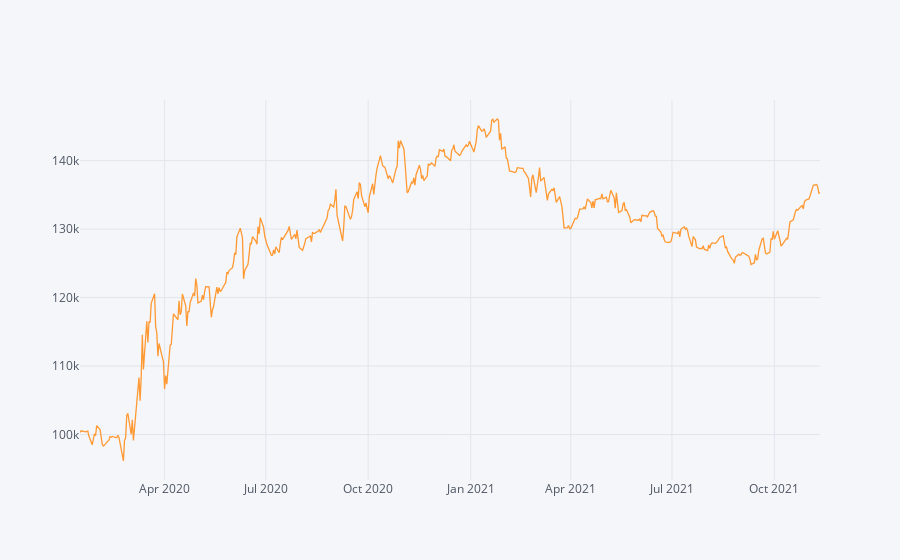

Source (notebook cell):
### Code cell
#Todo:
r_df = results["result_df"]
# Calculate the Absolute Return of our trend-following trading strategy
absolute_return_tf = (r_df['account_val'].iloc[-1]-starting_capital)/starting_capital
print(f"Absolute_return_tf: % {np.round(absolute_return_tf,2)*100}")

# Calculate the CAGR or our trend-following trading strategy
CAGR_tf = ((r_df['account_val'].iloc[-1]/starting_capital)**(252/len(df)))-1
print(f"CAGR_tf: %{np.round(CAGR_tf,2)*100}")

# Calculate the IR (Sharpe without RF-rate) of our trend-following trading strategy
information_ratio_tf = r_df.account_val.pct_change().mean()/r_df.account_val.pct_change().std()
print(f"information_ratio_tf: {np.round(information_ratio_tf,4)}")
#Plot the equity curve (hint: use 'account_val')
r_df.account_val.iplot()

### Figure 1 — Plotly figure (JSON) as saved in the notebook; plotly's stock layout.template omitted (floating-point values rounded to 4 significant figures; data arrays with more than 128 entries replaced by an {"elided": "..."} marker saying what was removed)
{"data": [{"line": {"color": "rgba(255, 153, 51, 1.0)", "dash": "solid", "shape": "linear", "width": 1.3}, "mode": "lines", "name": "account_val", "text": "", "type": "scatter", "x": {"elided": "461 str values"}, "y": {"elided": "461 float values"}}], "layout": {"autosize": true, "legend": {"bgcolor": "#F5F6F9", "font": {"color": "#4D5663"}}, "paper_bgcolor": "#F5F6F9", "plot_bgcolor": "#F5F6F9", "title": {"font": {"color": "#4D5663"}}, "xaxis": {"autorange": true, "gridcolor": "#E1E5ED", "range": ["2020-01-16", "2021-11-11"], "showgrid": true, "tickfont": {"color": "#4D5663"}, "title": {"font": {"color": "#4D5663"}, "text": ""}, "type": "date", "zerolinecolor": "#E1E5ED"}, "yaxis": {"autorange": true, "gridcolor": "#E1E5ED", "range": [93360.0, 148900.0], "showgrid": true, "tickfont": {"color": "#4D5663"}, "title": {"font": {"color": "#4D5663"}, "text": ""}, "type": "linear", "zerolinecolor": "#E1E5ED"}}}
